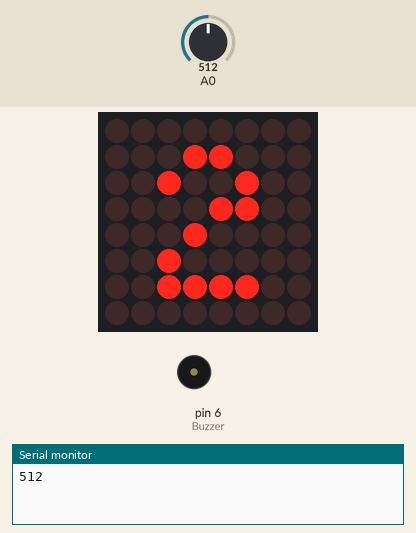
A sketch run on a simulated Arduino Uno, built with avr-gcc and run on an emulated ATmega328P. Parts: 8×8 LED matrix, buzzer (waves = sounding), the last lines printed to the serial monitor. The test bench sets the inputs (shaded band); at power-on: A0 = 512.

Above: at 7.1 s.
At 10.3 s:
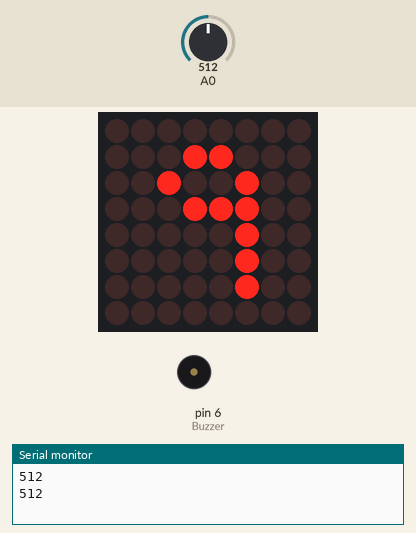
10.4 s: A0 set to 989
20.7 s: A0 set to 1008
At 31.4 s:
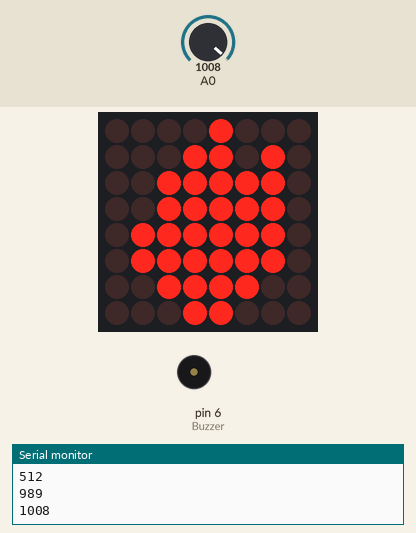
32.5 s: A0 set to 990
42.0 s: A0 set to 1010
At 52.0 s:
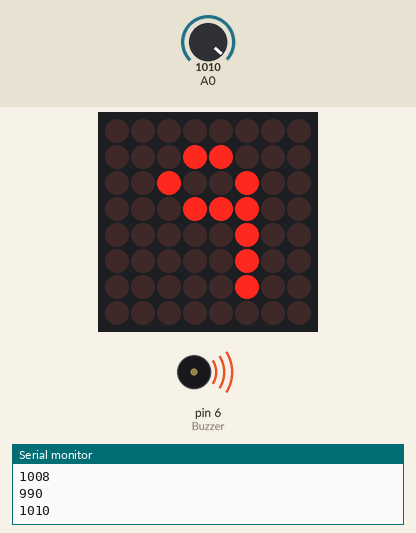
Timing chart, 0 to 52.5 s (numbered marks = the images above; inputs shaded):
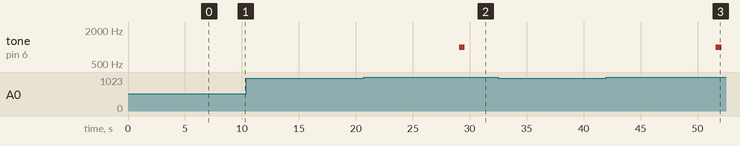

Measured:
- the behaviour switches between 1000 and 1001 on A0 (found by bisection; images 1 and 2)
- after the input at 20.7 s, tone on pin 6 (Buzzer): silent → 1000 Hz after 8.4 s, → silent 0.50 s later; the display: first differs from a run without the input after 9.4 s (image 2 shows a later state)
- after the input at 42.0 s, tone on pin 6 (Buzzer): silent → 1000 Hz after 9.6 s, → silent 0.50 s later
- what the display in image 0 shows lasts 1.0 s, from 7.0 s to 8.0 s

The sketch:

Practica__5.ino
```cpp
#include "LedControl.h"     // incluye libreria LedControl
LedControl lc=LedControl(11,13,10,1);

int VALOR;			// almacena valor leido del sensor
int Buzzer = 6;

byte uno[8]= {      // array que contiene todos los elementos de las
B00001000,
B00011010,
B00111110,
B00111110,
B01111110,
B01111110,
B00111100,
B00011000};

byte uno2[8]= {      // array que contiene todos los elementos de las
B00000000,
B00011100,
B00100000,
B00111000,
B00000100,
B00000100,
B00111000,
B00000000};

byte uno3[8]= {      // array que contiene todos los elementos de las
B00000000,
B00011000,
B00100100,
B00100100,
B00111100,
B00100100,
B00100100,
B00000000};

byte uno4[8]= {      // array que contiene todos los elementos de las
B00000000,
B00100000,
B00100000,
B00100000,
B00100000,
B00100000,
B00111100,
B00000000};

byte uno5[8]= {      // array que contiene todos los elementos de las
B00000000,
B00100100,
B00100100,
B00100100,
B00100100,
B00100100,
B00011000,
B00000000};

byte uno6[8]= {      // array que contiene todos los elementos de las
B00000000,
B00011000,
B00100100,
B00100100,
B00111100,
B00100100,
B00100100,
B00000000};

byte uno7[8]= {      // array que contiene todos los elementos de las
B00000000,
B00111000,
B00100100,
B00100100,
B00100100,
B00100100,
B00111000,
B00000000};

byte uno8[8]= {      // array que contiene todos los elementos de las
B00000000,
B00111000,
B00100100,
B00111000,
B00110000,
B00101000,
B00100100,
B00000000};

byte uno9[8]= {      // array que contiene todos los elementos de las
B00000000,
B00011000,
B00100100,
B00100100,
B00100100,
B00100100,
B00011000,
B00000000};

byte uno10[8]= {      // array que contiene todos los elementos de las
B00000000,
B00011000,
B00100100,
B00001100,
B00010000,
B00100000,
B00111100,
B00000000};

byte uno11[8]= {      // array que contiene todos los elementos de las
B00000000,
B00011000,
B00100100,
B00011100,
B00000100,
B00000100,
B00000100,
B00000000};

byte uno12[8]= {      // array que contiene todos los elementos de las
B00000000,
B00011000,
B00011000,
B00011000,
B00011000,
B00000000,
B00011000,
B00000000};

byte uno13[8]= {      // array que contiene todos los elementos de las
B11111111,
B11100111,
B11100111,
B11100111,
B11100111,
B11111111,
B11100111,
B11111111};

byte uno14[8]= {      // array que contiene todos los elementos de las
B00000000,
B00000000,
B00000000,
B00111100,
B00111100,
B00000000,
B00000000,
B00000000};


void setup(){
  Serial.begin(9600);		// inicializa comunicacion serie a 9600 bps
  // entradas analogicas no requieren inicializacion
  pinMode(Buzzer, OUTPUT); //Configura el estado del pin como salida
  lc.shutdown(0,false);     // enciende la matriz
  lc.setIntensity(0,4);     // establece brillo
  lc.clearDisplay(0);     // blanquea matriz
}

void loop(){
  VALOR = analogRead(A0);	// lee entrada A0 y asigna a variable VALOR
  if(VALOR > 1000){
    Serial.println(VALOR);	// imprime en monitor serial el valor
    delay(500);			// breve demora de medio segundo
    mostrar_15();

    delay(500);


    mostrar_12();

    delay(500);

    mostrar_13();

    delay(500);

    mostrar_1();

    delay(1000);
  }
  else{
    digitalWrite(Buzzer,LOW);
  }
  Serial.println(VALOR);	// imprime en monitor serial el valor
  delay(500);			// breve demora de medio segundo
  mostrar_16();

  delay(500);

  mostrar_2();

  delay(500);

  mostrar_3();

  delay(500);

  mostrar_4();

  delay(500);

  mostrar_5();

  delay(500);

  mostrar_6();

  delay(500);

  mostrar_7();

  delay(500);

  mostrar_9();

  delay(500);

  mostrar_8();

  delay(500);

  mostrar_14();

  delay(500);

   mostrar_10();

  delay(500);

  mostrar_9();

  delay(500);

  mostrar_10();

  delay(500);

  mostrar_10();

  delay(500);

  mostrar_9();

  delay(500);

  mostrar_9();

  delay(500);

  mostrar_11();

  delay(500);
}

void mostrar_1(){     // funcion mostrar_1
  for (int i = 0; i < 8; i++)     // bucle itera 8 veces por el array
  {
  lc.setRow(0,i,uno[i]);    // establece fila con valor de array uno en misma posicion
  }
}
void mostrar_2(){     // funcion mostrar_1
  for (int i = 0; i < 8; i++)     // bucle itera 8 veces por el array
  {
  lc.setRow(0,i,uno2[i]);    // establece fila con valor de array uno en misma posicion
  }
}
void mostrar_3(){     // funcion mostrar_1
  for (int i = 0; i < 8; i++)     // bucle itera 8 veces por el array
  {
  lc.setRow(0,i,uno3[i]);    // establece fila con valor de array uno en misma posicion
  }
}
void mostrar_4(){     // funcion mostrar_1
  for (int i = 0; i < 8; i++)     // bucle itera 8 veces por el array
  {
  lc.setRow(0,i,uno4[i]);    // establece fila con valor de array uno en misma posicion
  }
}
void mostrar_5(){     // funcion mostrar_1
  for (int i = 0; i < 8; i++)     // bucle itera 8 veces por el array
  {
  lc.setRow(0,i,uno5[i]);    // establece fila con valor de array uno en misma posicion
  }
}
void mostrar_6(){     // funcion mostrar_1
  for (int i = 0; i < 8; i++)     // bucle itera 8 veces por el array
  {
  lc.setRow(0,i,uno6[i]);    // establece fila con valor de array uno en misma posicion
  }
}
void mostrar_7(){     // funcion mostrar_1
  for (int i = 0; i < 8; i++)     // bucle itera 8 veces por el array
  {
  lc.setRow(0,i,uno7[i]);    // establece fila con valor de array uno en misma posicion
  }
}
void mostrar_9(){     // funcion mostrar_1
  for (int i = 0; i < 8; i++)     // bucle itera 8 veces por el array
  {
  lc.setRow(0,i,uno9[i]);    // establece fila con valor de array uno en misma posicion
  }
}
void mostrar_8(){     // funcion mostrar_1
  for (int i = 0; i < 8; i++)     // bucle itera 8 veces por el array
  {
  lc.setRow(0,i,uno8[i]);    // establece fila con valor de array uno en misma posicion
  }
}
void mostrar_10(){     // funcion mostrar_1
  for (int i = 0; i < 8; i++)     // bucle itera 8 veces por el array
  {
  lc.setRow(0,i,uno10[i]);    // establece fila con valor de array uno en misma posicion
  }
}
void mostrar_11(){     // funcion mostrar_1
  for (int i = 0; i < 8; i++)     // bucle itera 8 veces por el array
  {
  lc.setRow(0,i,uno11[i]);    // establece fila con valor de array uno en misma posicion
  }
}
void mostrar_12(){     // funcion mostrar_1
  for (int i = 0; i < 8; i++)     // bucle itera 8 veces por el array
  {
  lc.setRow(0,i,uno12[i]);    // establece fila con valor de array uno en misma posicion
  }
}
void mostrar_13(){     // funcion mostrar_1
  for (int i = 0; i < 8; i++)     // bucle itera 8 veces por el array
  {
  lc.setRow(0,i,uno13[i]);    // establece fila con valor de array uno en misma posicion
  }
}
void mostrar_14(){     // funcion mostrar_1
  for (int i = 0; i < 8; i++)     // bucle itera 8 veces por el array
  {
  lc.setRow(0,i,uno14[i]);    // establece fila con valor de array uno en misma posicion
  }
}
void mostrar_15(){     // funcion mostrar_1
  tone(Buzzer, 1000);//tono de buzzer
  delay(500);//tiempo del buzzer
  noTone(Buzzer);//no tone
}
void mostrar_16(){     // funcion mostrar_1
  noTone(Buzzer);//buzzer apagado
  delay(500);//tiempo
}
```
